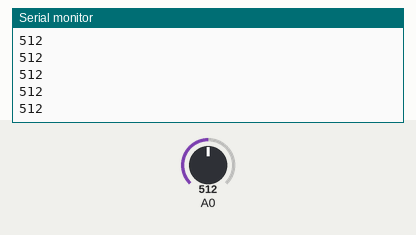
This sketch was run on a simulated Arduino Uno, built with avr-gcc and run on an emulated ATmega328P. Shown: the last lines printed to the serial monitor. The inputs (shaded band) are chosen by the test bench; at power-on: A0 = 512.

Above: at 1.2 s.
1.3 s: A0 set to 716
At 1.56 s:
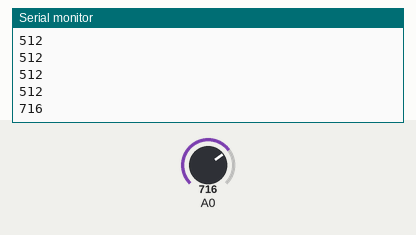
2.8 s: A0 set to 900
At 2.96 s:
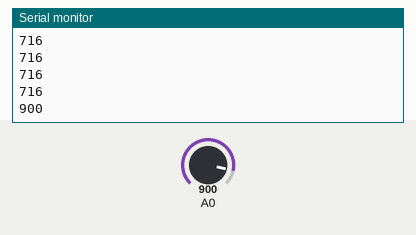
Timing chart, 0 to 5.8 s (numbered marks = the images above; inputs shaded):
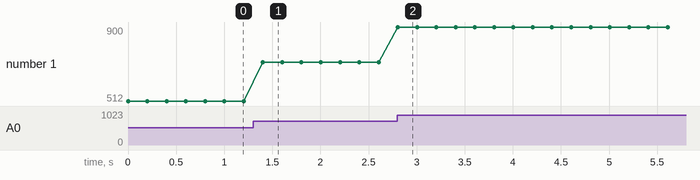

Measured:
- after the input at 1.3 s, the serial monitor: prints a new line after 0.10 s (image 1)
- after the input at 2.8 s, the serial monitor: prints a new line at once (image 2)
- plotted number 1: 512 → 716 after the input at 1.3 s, 716 → 900 after the input at 2.8 s

The sketch:

to_Programa_-_Potenciometro___Monitor_Serie__Puertos_Analogi.ino
```cpp
/*
 * Hola a todos amigos de Youtube aqui les dejo el codigo de la sexta programacion
 * en Arduino, o sea Potenciometro + Monitor Serie por Puertos Analogicos.
 * Si todavia no viste el video te invito a que los veas por este
 * enlace: https://www.youtube.com/watch?=6326KxXUgR8,
 * Si te gusto el video no te olvides suscribirte,
 * compartir y dejar tu Me Gusta para poder ir creciendo.
 * Recuerda que si tienes alguna duda sobre los videos que estoy subiendo
 * puedes grabarte exponiendo tu duda, subilo a mi pagina de Facebook
 * y en un proximo video te dare la respuesta.
 * Saludos.
 * Aprendiendo Electronica by Velazquez Jose
 */

int Pote = 0; //Declaramos la variable "Pote" con un valor de 0

void setup() { //Configuracion de los Pines o Comunicacion Serial y Sensores
  Serial.begin(9600);   //Establecemos la comunicacion con el Monitor Serie a 9600 baudios.
}

void loop() {  //Codigo a escribir "Ciclo Repetitivo"
  Pote = analogRead(A0); //Leer el puerto analogico A0 por medio de la funcion "analogRead".
  Serial.println(Pote);  //Se imprime en el monitor los valores obtenidos por el potenciometro.
  delay(200);            //Se declara un retardo de 200 ms para obtener una mayor visibilidad de datos.
}
```
